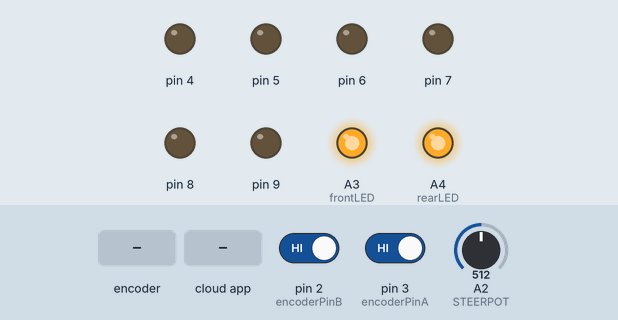
The sketch below on a simulated Arduino Uno, built with avr-gcc and run on an emulated ATmega328P. Parts: output pins drawn as LEDs (lit = HIGH). The test bench sets the inputs (shaded band); at power-on: pin 2 (encoderPinB) HIGH, pin 3 (encoderPinA) HIGH, A2 (STEERPOT) = 512. The ROS host is connected and sends only what is stated.

Above: at 1.2 s.
1.3 s: rotary encoder on pin 3 (encoderPinA) / pin 2 (encoderPinB) turned 1 step (first pin leading)
At 1.45 s:
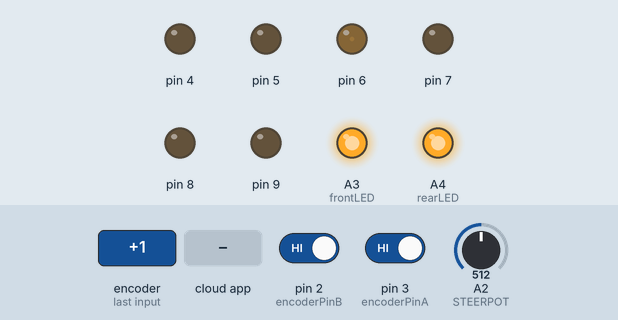
3.0 s: the phone or cloud app sets linear.x to 100
At 4.5 s:
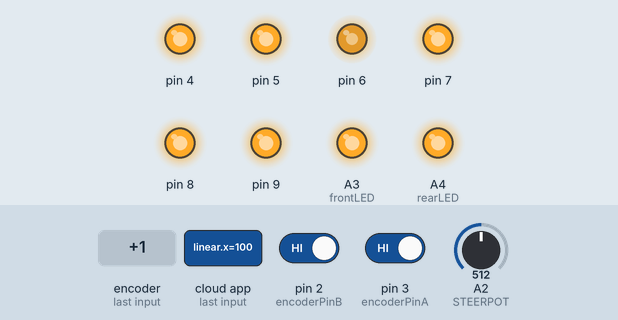
4.8 s: the phone or cloud app sets linear.x to -100
At 5.9 s:
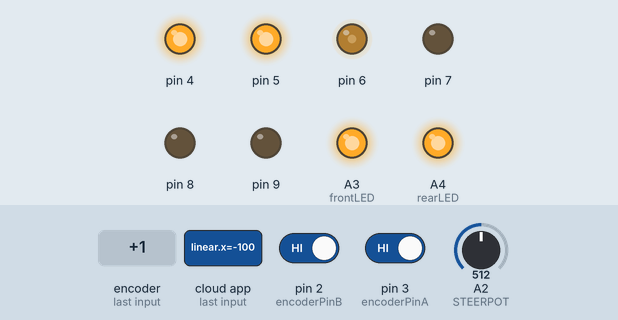
6.5 s: the phone or cloud app sets linear.x to 0
At 7.2 s:
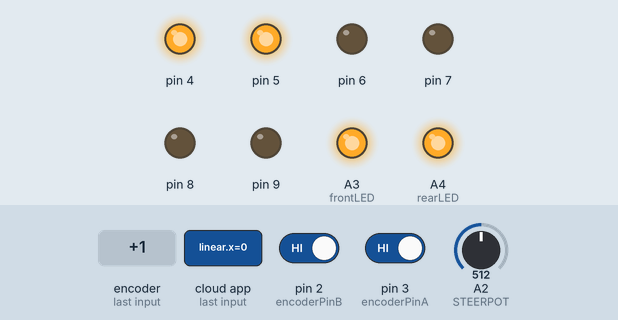
Timing chart, 0 to 9.2 s (numbered marks = the images above; inputs shaded):
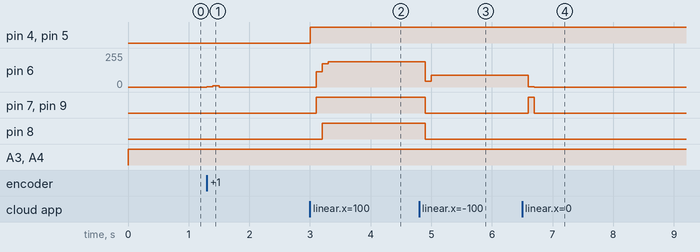

The sketch:

IntegratedMoterControllerNteleop_FFINAL.ino
```cpp
 #include <MsTimer2.h>
#include <ros.h>
#include <geometry_msgs/Twist.h>
#include "FrontMotorPIDController.h"
#include "MotorPIDController.h"
#include "Arduino.h"
#include <ros.h>
#include <std_msgs/Int32.h>
#include <std_msgs/Float32.h>


ros::NodeHandle nh; // 버퍼 크기 조정 가능

int ad_min = 30+ 50.0; // analog data
int ad_max = 1040.0- 50.0; // analog data
int netural = 540.0; //analog data

//========================= ROS 관련 ==============================================
geometry_msgs::Twist cmd_vel;

ros::Publisher cmd_pub("cmd_vel2", &cmd_vel);


//std_msgs::Float32 data_y_r;
std_msgs::Float32 drive_y_m;
std_msgs::Int32 drive_pwm;

std_msgs::Float32 steer_y_m;
//std_msgs::Int32 data_pwm;
//std_msgs::Float32 error_msg;
//std_msgs::Float32 r_msg;

ros::Publisher drive_y_m_pub("/drive_data_time_plot",&drive_y_m);
ros::Publisher drive_pwm_pub("/front_pwm",&drive_pwm);

ros::Publisher steer_y_m_pub("/steer_data_time_plot",&steer_y_m);
//ros::Publisher steer_pwm_pub("/check_pwm",&data_pwm);
//ros::Publisher error_pub("/error",&error_msg);
//ros::Publisher r_pub("/r",&r_msg);

//void y_r_Callback(const std_msgs::Float32& msg) {
//  target_velocity = msg.data;
//}

const int frontLED = A3; // "frontLED"로 핀 이름 변경
const int rearLED = A4; // "rearLED"로 핀 이름 변경


float target_velocity = 0;
int steer_r = 700;
int brake=0;


void cmd_vel_callback(const geometry_msgs::Twist& msg) {

//teleop_keyboard에서 값 받아오고 최대최소값 제한하는부분
  brake= (int)msg.linear.y; //if press b(E-STop) -> brake = 1
  if(brake==0)
  {
    if (msg.linear.x >= 0.5)
    {
      target_velocity = (float)msg.linear.x+ 0.25; //0.25더한 이유는 줄어들지 않는 S-S error때문에 입력값을 크게줘서 S-S error를 줄
      }
    else
    {
      target_velocity = (float)msg.linear.x;
      }
    if(target_velocity >= 5){
      target_velocity = 5;
    }
    else if(target_velocity <= -5){
      target_velocity = -5;
    }

    steer_r = (int)msg.angular.z;
    if(steer_r >= ad_max){
      steer_r = ad_max;
    }
    else if(steer_r <= ad_min){
      steer_r = ad_min;
    }
  }

  control_callback();
}

//ros::Subscriber<std_msgs::Float32> y_r_sub("/data_y_r", y_r_Callback); // 수정된 부분
ros::Subscriber<geometry_msgs::Twist> cmd_sub("teleop_cmd_vel", &cmd_vel_callback);


//==================================================================================

// 1m 당 pulse 수
#define m_2_pulse    348.9
#define pulse_2_m  1./348.9.
#define vel_2_pulse   m_2_pulse/100. // 10Hz 제어 주기에서 속도와 Δpulse 변환 값
#define pulsePer100millis 34.89

// Front motor pin number
#define MOTOR1_PWM 8  //6
#define MOTOR1_ENA 9  //7

// Rear motor pin number
#define MOTOR2_PWM 6  //8
#define MOTOR2_ENA 7  //9

// Encoder pin
#define encoderPinA 3
#define encoderPinB 2

// Steering motor pin
#define MOTOR3_PWM 4  //4
#define MOTOR3_ENA 5  //5

#define STEERPOT A2

int encoderPos = 0;

//==================================================================================


static float Kp_front = 2.5;
static float Ki_front = 1.7;
static float Kd_front = 0.1;  //0.5


FrontMotorPIDController front_PID_controller(MOTOR1_PWM, MOTOR1_ENA,
                                          MOTOR2_PWM, MOTOR2_ENA);

//==================================================================================

// float steer_r = 600.0; // target pot_value


//PID 상수 설정
static float Kp = 0.4;  //0.6
static float Ki = 0.25; //0.25
static float Kd = 0.2;  //0.6

static float alpha = 0.3;

bool do_once = true;


MotorPIDController steer_PID_controller(MOTOR3_PWM, MOTOR3_ENA);

//==================================================================================

void setup() {
  pinMode(frontLED, OUTPUT); // "frontLED" 핀을 출력으로 설정
  pinMode(rearLED, OUTPUT); // "rearLED" 핀을 출력으로 설정


  // put your setup code here, to run once:
  // For checking motor control
  //mySerial.begin(57600);
  // Set gain for front motor control
  front_PID_controller.set_gain(Kp_front, Ki_front, Kd_front);

  // steer PID 게인 및 저주파필터 alpha 설정
  steer_PID_controller.set_alpha(alpha);
  steer_PID_controller.set_gain(Kp, Ki, Kd);
  steer_PID_controller.set_maxNmin(ad_max, ad_min);

  // Initialize encoder
  pinMode(encoderPinA, INPUT_PULLUP);
  attachInterrupt(0, doEncoderA, CHANGE);

  pinMode(encoderPinB, INPUT_PULLUP);
  attachInterrupt(1, doEncoderB, CHANGE);

  MsTimer2::set(100,clear_encoderPos);
  MsTimer2::start();


  // ROS
  nh.initNode();
//  nh.subscribe(y_r_sub);
  nh.subscribe(cmd_sub);
  nh.advertise(cmd_pub);
  nh.advertise(drive_y_m_pub);
  nh.advertise(drive_pwm_pub);
//
  nh.advertise(steer_y_m_pub);
//  nh.advertise(steer_pwm_pub);
//  nh.advertise(error_pub);
//  nh.advertise(r_pub);


}


void doEncoderA(){ // 빨녹일 때
  encoderPos += (digitalRead(encoderPinA)==digitalRead(encoderPinB))?1:-1;
}

void doEncoderB(){ // 보파일 때
  encoderPos += (digitalRead(encoderPinA)==digitalRead(encoderPinB))?-1:1;
}

int front_motor_pwm=0;
int prev_motor_pwm = 0;

void clear_encoderPos()
{
  // 10Hz, 100msec마다 증가해야 하는 encoder값 // 속도를 100msec마다 가야하는 거리(pulse)값으로 환산

  float encoderALPHA = 0.1;

  float pulse_r = target_velocity * pulsePer100millis;
//  float filtered_encoder = (1-encoderALPHA)*filtered_encoder + encoderALPHA * (int)encoderPos;
//  float pulse_y = filtered_encoder;
  float pulse_y = (int)encoderPos;
  //구동모터 컨트롤
  front_PID_controller.control(pulse_y, pulse_r);

  if (target_velocity <= 0.5)
    Ki_front = 0.1;
  else if (target_velocity <= 0.6)
    Ki_front = 0.2;
  else if (target_velocity <= 0.7)
    Ki_front = 0.3;
  else if (target_velocity <= 0.8)
    Ki_front = 0.4;
  else if (target_velocity <= 0.9)
    Ki_front = 0.5;
  else if (target_velocity <= 1.0)
    Ki_front = 0.6;
  else if (target_velocity <= 1.1)
    Ki_front = 0.7;
  else if (target_velocity <= 1.2)
    Ki_front = 0.8;
  else if (target_velocity <= 1.3)
    Ki_front = 0.9;
  else if (target_velocity <= 1.4)
    Ki_front = 1.0;
  else if (target_velocity <= 1.6)
    Ki_front = 1.1;
  else if (target_velocity <= 1.7)
    Ki_front = 1.2;
  else if (target_velocity <= 1.8)
    Ki_front = 1.3;
  else if (target_velocity <= 2.0)
    Ki_front = 1.4;
  else if (target_velocity <= 2.1)
    Ki_front = 1.5;
  else if (target_velocity <= 2.3)
    Ki_front = 1.6;
  else if (target_velocity <= 2.4)
    Ki_front = 1.7;
  else if (target_velocity <= 2.6)
    Ki_front = 1.8;
  else if (target_velocity <= 2.8)
    Ki_front = 1.9;
  else if (target_velocity <= 2.9)
    Ki_front = 2.0;
  else if (target_velocity <= 3.1)
    Ki_front = 2.1;
  else if (target_velocity <= 3.2)
    Ki_front = 2.2;
  else if (target_velocity <= 3.3)
    Ki_front = 2.3;
  else if (target_velocity <= 3.4)
    Ki_front = 2.4;
  else
    Ki_front = 2.5;

  Ki_front = Ki_front-0.1;


  front_PID_controller.set_gain(Kp_front, Ki_front, Kd_front);

  front_motor_pwm = front_PID_controller.motor_pwm;
  encoderPos = 0;
}


//이게 사실상 메인 함수
void control_callback()
{
  int pot_y_m = int(analogRead(STEERPOT));
  int motor_pwm;
  int error;
  int r;
  int start_time;
  int steer_motor_pwm;

  if(brake!=0)
  {
    target_velocity=0;
    steer_r = netural;
  }

//조향모터 컨트롤
  steer_PID_controller.control(pot_y_m, steer_r);
  pot_y_m = steer_PID_controller.y_m;
  steer_motor_pwm = steer_PID_controller.motor_pwm;

  error = steer_PID_controller.error;
  r = steer_r;
//
//  if (abs(prev_motor_pwm-front_motor_pwm)>150)  //갑작스런 큰입력 방지
//  {
//      front_motor_pwm = front_motor_pwm+prev_motor_pwm;
//  }
//      prev_motor_pwm = front_motor_pwm;

// ROS
  drive_y_m.data = front_PID_controller.y_m;
  drive_pwm.data = front_motor_pwm;
  steer_y_m.data = pot_y_m;
//  data_pwm.data = steer_motor_pwm;
//  error_msg.data = error;
//  r_msg.data = steer_r;

  drive_y_m_pub.publish(&drive_y_m);
  drive_pwm_pub.publish(&drive_pwm);
//
  steer_y_m_pub.publish(&steer_y_m);
//  steer_pwm_pub.publish(&data_pwm);
//  error_pub.publish(&error_msg);
//  r_pub.publish(&r_msg);
  cmd_vel.linear.x = target_velocity;
  cmd_vel.angular.z = steer_r;
  cmd_vel.linear.y = brake;
  cmd_pub.publish(&cmd_vel);

}

void loop(){
  // PWM 값을 "frontLED" 핀으로 출력
  analogWrite(frontLED, 140);
  analogWrite(rearLED, 140);
  nh.spinOnce();
  delay(10);
}

//====================================================================
```

FrontMotorPIDController.cpp
```cpp
#include "Arduino.h"
#include "FrontMotorPIDController.h"

FrontMotorPIDController::FrontMotorPIDController(uint8_t front_motor_pin_PWM, uint8_t front_motor_pin_ENA, uint8_t rear_motor_pin_PWM, uint8_t rear_motor_pin_ENA)
{
  this->front_motor_pin_PWM = front_motor_pin_PWM;
  this->front_motor_pin_ENA = front_motor_pin_ENA;
  //this->front_motor_pin_ENB = front_motor_pin_ENB;

  this->rear_motor_pin_PWM = rear_motor_pin_PWM;
  this->rear_motor_pin_ENA = rear_motor_pin_ENA;
  //this->rear_motor_pin_ENB = rear_motor_pin_ENB;

  //Set motor pin number
  pinMode(front_motor_pin_PWM, OUTPUT);
  pinMode(front_motor_pin_ENA, OUTPUT);
  //pinMode(front_motor_pin_ENB, OUTPUT);

  pinMode(rear_motor_pin_PWM, OUTPUT);
  pinMode(rear_motor_pin_ENA, OUTPUT);
  //pinMode(rear_motor_pin_ENB, OUTPUT);

  //Check the executions of primary functions
  enable_gain_setting = false;

  //Reset the parameters
  error_s = 0.0;
  error_d = 0.0;
  error_old = 0.0;
  y_m_old = 0.0;
  motor_pwm = 0;
}

// Control front and rear motor
void FrontMotorPIDController::control(float y_m, float r){
  this->y_m = y_m;

  if(enable_gain_setting == false){
    return;
  }

  motor_pwm = get_pwm_by_PID(y_m, r);

  front_motor_control(motor_pwm);
  rear_motor_control(motor_pwm);
}


// Set Gain
void FrontMotorPIDController::set_gain(float Kp, float Ki, float Kd){
  this->Kp = Kp;
  this->Ki = Ki;
  this->Kd = Kd;
  enable_gain_setting = true;
}

// Calculate Gain
int FrontMotorPIDController::get_pwm_by_PID(float y_m, float r){
  //int y_output;
  error = r - y_m;
  error_s += error;
  error_d = error - error_old;
  error_s = (error_s >=  100) ?  100 : error_s;
  error_s = (error_s <= -100) ? -100 : error_s;
  error_old = error;

  motor_pwm = round(Kp * error + Kd * error_d + Ki * error_s);
  motor_pwm = (motor_pwm >=  255) ?  255 : motor_pwm;
  motor_pwm = (motor_pwm <= -255) ? -255 : motor_pwm;

//  if(fabs(error) <= 2.0){   // 목표 값에 거의 도달 했을 때부터는 아주 작은 PWM값을 넣어 갑작스런 브레이크를 방지(현재 사용하는 모터드라이버는 PWM 값에 0을 넣으면 브레이크가 걸린다)
//    error_s = 0.0;
//    motor_pwm = 2;
//  }
//  if (error < -5){  //측정값이 목표값보다 훨씬 더 클 때 브레이크
//    motor_pwm = 0;
//    }

  return motor_pwm;
}

// Front motor control
void FrontMotorPIDController::front_motor_control(int motor_pwm)
{
  if (motor_pwm > 0) // forward
  {
  digitalWrite(front_motor_pin_ENA, HIGH);
  analogWrite(front_motor_pin_PWM, motor_pwm);
  }
  else if (motor_pwm < 0) // backward
  {
  digitalWrite(front_motor_pin_ENA, LOW);
  analogWrite(front_motor_pin_PWM, -motor_pwm);
  }
  else
  {
  digitalWrite(front_motor_pin_ENA, LOW);
  digitalWrite(front_motor_pin_PWM, 0);
  }
}

// Rear motor control
void FrontMotorPIDController::rear_motor_control(int motor_pwm)
{
  if (motor_pwm > 0) // forward
  {
  digitalWrite(rear_motor_pin_ENA, HIGH);
  analogWrite(rear_motor_pin_PWM, motor_pwm);
  }
  else if (motor_pwm < 0) // backward
  {
  digitalWrite(rear_motor_pin_ENA, LOW);
  analogWrite(rear_motor_pin_PWM, -motor_pwm);
  }
  else
  {
  digitalWrite(rear_motor_pin_ENA, LOW);
  digitalWrite(rear_motor_pin_PWM, 0);
  }
}
```

FrontMotorPIDController.h
```cpp
#ifndef FRONTMOTROPIDCONTROLLER_H
#define FRONTMOTROPIDCONTROLLER_H

#include "Arduino.h"

class FrontMotorPIDController
{
  public:
    FrontMotorPIDController(uint8_t front_motor_pin_PWM, uint8_t front_motor_pin_ENA, uint8_t rear_motor_pin_PWM, uint8_t rear_motor_pin_ENA);

    int motor_pwm;
    float y_m;

    void set_gain(float Kp, float Ki, float Kd);
    void control(float y_m, float r);
    int get_pwm_by_PID(float y_m, float r);

    float error;


  private:
    uint8_t front_motor_pin_PWM;
    uint8_t front_motor_pin_ENA;

    uint8_t rear_motor_pin_PWM;
    uint8_t rear_motor_pin_ENA;

    float Kp;
    float Ki;
    float Kd;

    bool enable_gain_setting;

    float error_s;
    float error_d;
    float error_old;
    float y_m_old;

    void front_motor_control(int motor_pwm);
    void rear_motor_control(int motor_pwm);
};

#endif
```

MotorPIDController.cpp
```cpp
#include "Arduino.h"
#include "MotorPIDController.h"

/*
  motor_pwm 범위 : -255 ~ 255
*/

MotorPIDController::MotorPIDController(uint8_t motor_pin_PWM, uint8_t motor_pin_ENA){
  //모터 핀 번호
  this->motor_pin_PWM = motor_pin_PWM;
  this->motor_pin_ENA = motor_pin_ENA;

  enable_low_pass_filter = false;
  enable_protect_motor = false;

  //모터 핀 번호 지정
  pinMode(motor_pin_PWM, OUTPUT);
  pinMode(motor_pin_ENA, OUTPUT);

  //생성 시 초기화
  error_s = 0.0;
  error_d = 0.0;
  error_old = 0.0;
  y_m_old = 0.0;
  alpha = 0.0; // 0.0 <= alpha < 1.0

  motor_pwm = 0;
}

// 게인 설정
void MotorPIDController::set_gain(float Kp, float Ki, float Kd){
  this->Kp = Kp;
  this->Ki = Ki;
  this->Kd = Kd;
}

// 알파값 설정
void MotorPIDController::set_alpha(float alpha){
  this->alpha = alpha;
  enable_low_pass_filter = true;
}

// 최대값과 최소값 설정
void MotorPIDController::set_maxNmin(float max, float min){
  this->max_value = max;
  this->min_value = min;
  enable_protect_motor = true;
}

// 저주파 필터 실행
float MotorPIDController::low_pass_filter(float y_m_){
  float y_m_lpf = alpha * y_m_old + (1.0 - alpha) * y_m_;
  y_m_old = y_m;
  return y_m_lpf;
}

// PWM 구하기
int MotorPIDController::get_pwm_by_PID(float y_m, float r){
  //int y_output;
  error = y_m - r;
  error_s += error;
  error_d = error - error_old;
  error_s = (error_s >=  100) ?  100 : error_s;
  error_s = (error_s <= -100) ? -100 : error_s;
  error_old = error;

  motor_pwm = round(Kp * error + Kd * error_d + Ki * error_s);
  motor_pwm = (motor_pwm >=  254) ?  254 : motor_pwm;   //여기 값 255로 두면 모터작동 안함
  motor_pwm = (motor_pwm <= -254) ? -254 : motor_pwm;  //여기 값 -255로 두면 모터작동 안함

  // 예외 처리
  if(enable_protect_motor == true){
    if(max_value <= y_m || min_value >= y_m){ // 읽어온 값이 최대 최소 각을 넘어서면 입력 x
      motor_pwm = 0.0;
      error_s = 0.0;
    }}

  if(fabs(error) <= 4.0){   // 목표 값에 거의 도달 했을 때부터는 입력 x
    error_s = 0.0;
    motor_pwm = 0;
  }

  return motor_pwm;
}

// 모터 구동
void MotorPIDController::control(float y_m_, float r){
  if (enable_low_pass_filter == true)
    y_m = low_pass_filter(y_m_);
  else y_m = y_m_;

  motor_pwm = get_pwm_by_PID(y_m, r);

  if (motor_pwm > 0) // forward
  {
     digitalWrite(motor_pin_ENA, HIGH);  //모터 반시계방향
    analogWrite(motor_pin_PWM, motor_pwm);
  }
  else if (motor_pwm < 0) // backward
  {
     digitalWrite(motor_pin_ENA, LOW); //모터 시계방향
    analogWrite(motor_pin_PWM, -motor_pwm);
  }
  else // stop
  {
    //digitalWrite(motor_pin_ENA, LOW);
    analogWrite(motor_pin_PWM, 0);
  }
}

/*
  Last edited by Ji Taeho on July 30, 2023
  Last edited by Kim SeoungJun on Aug 9, 2023
*/
```

MotorPIDController.h
```cpp
#ifndef MOTROPIDCONTROLLER_H
#define MOTROPIDCONTROLLER_H

#include "Arduino.h"

class MotorPIDController
{
  public:
    MotorPIDController(uint8_t motor_pin_PWM, uint8_t motor_pin_ENA); // 생성자

    bool enable_low_pass_filter; // low pass filter를 쓸지 말지 정하는 변수
    bool enable_protect_motor; // 최대 최소 입력 값을 넘겼을 때 입력을 0으로 줄지말지에 대한 함수

    //low pass filter에 사용할 변수 - 외부에서 접근 가능
    float y_m;

    int motor_pwm;

    void control(float y_m_, float r); // 모터 제어 실행 함수
    int get_pwm_by_PID(float y_m, float r); // pwm 계산 함수

    //PID 제어에 사용할 변수들
    float Kp;
    float Ki;
    float Kd;
    float error;
    float error_s;
    float error_d;
    float error_old;


    //motor protect에 사용할 변수211/
    float max_value;
    float min_value;

    //low pass filter에 사용할 변수
    float alpha;
    float y_m_old;

    void set_gain(float Kp, float Ki, float Kd); // 게인값 받는 함수
    void set_alpha(float alpha);
    void set_maxNmin(float max, float min);

  private:
    //모터 핀 번호
    uint8_t motor_pin_PWM;
    uint8_t motor_pin_ENA;
    uint8_t motor_pin_ENB;


    //PID 제어 사용 전 거칠 함수들
    float low_pass_filter(float y_m);
};

#endif

/*
  Last edited by Ji Taeho on July 30, 2023
*/
```

Measured:
- after the input at 1.3 s, pin 6: 0/255 → 3/255 at once, → 8/255 0.10 s later, → 0/255 0.10 s later
- after the input at 3.0 s, pin 4, pin 5: LOW → HIGH at once; pin 6: 0/255 → 113/255 after 0.10 s, → 176/255 0.10 s later, → 189/255 0.10 s later; pin 7, pin 9: LOW → HIGH after 0.10 s; pin 8: LOW → HIGH after 0.20 s
- after the input at 4.8 s, pin 6: 189/255 → 43/255 after 0.10 s, → 87/255 0.10 s later; pin 7–9: HIGH → LOW after 0.10 s
- after the input at 6.5 s, pin 6: 87/255 → 3/255 after 0.10 s, → 0/255 0.10 s later; pin 7, pin 9: LOW → HIGH after 0.10 s, → LOW 0.10 s later
